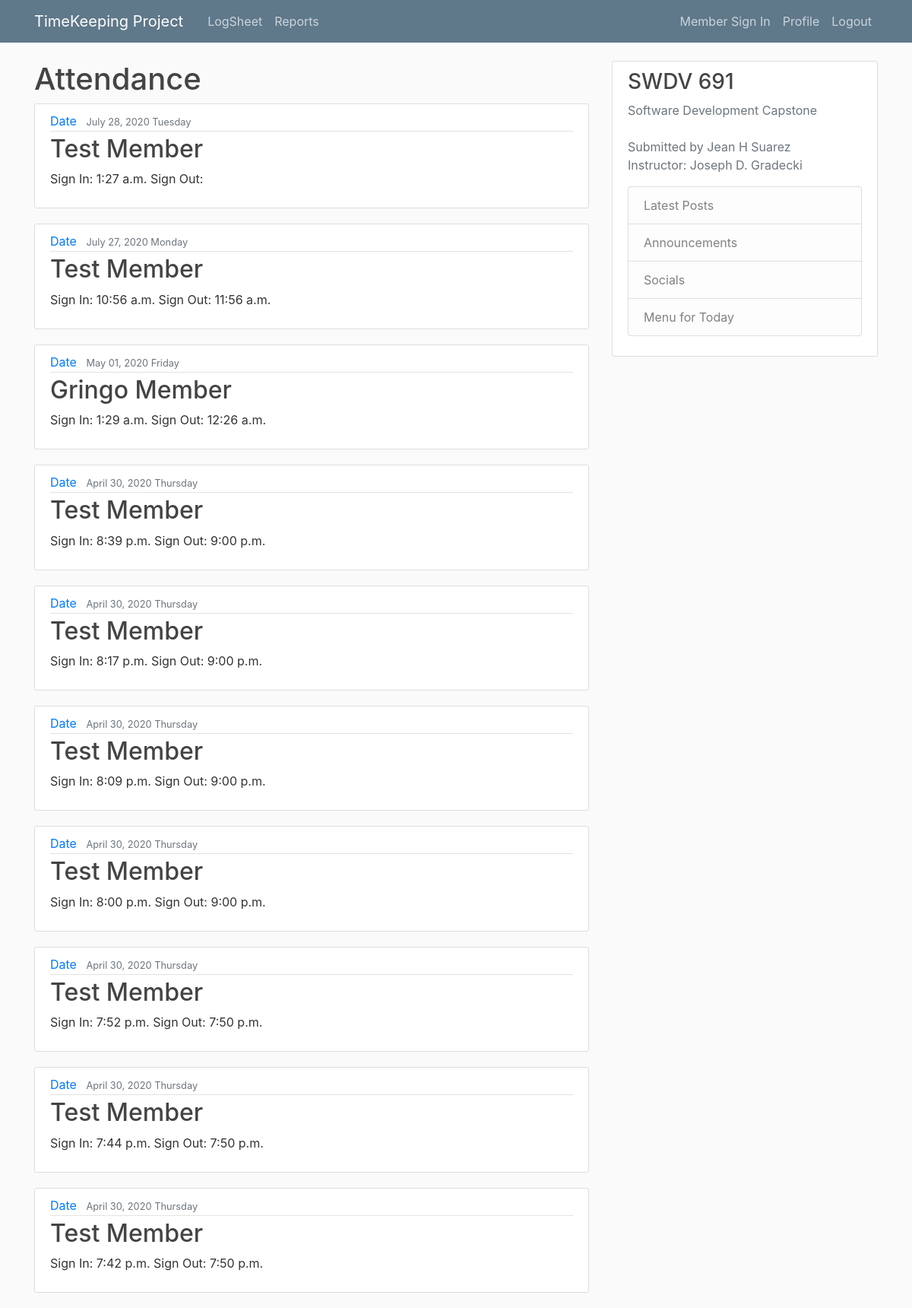
Screenshot of /logsheet/ (signed in) with the database file from the repository.
### logsheet/models.py (models this page shows, shortened)
class LogPost(models.Model):
    member = models.ForeignKey(Member, on_delete=models.CASCADE)
    signIn = models.DateTimeField(default=timezone.now)
    signOut = models.DateTimeField(null=True, blank=True)

### persons/models.py (models this page shows)
class Person(models.Model):
    image = models.ImageField(default='default.jpg', upload_to='profile_pics')
    ssn = models.CharField(max_length=10)
    birthDate = models.DateTimeField(null=True, blank=True)

class Member(Person):
    firstName = models.CharField(max_length=20)
    middleName = models.CharField(max_length=20, null=True, blank=True)
    lastName = models.CharField(max_length=20)
    diagnosis = models.CharField(max_length=100)
    intakeDate = models.DateTimeField(default=timezone.now)
    psychEval = models.TextField(null=True, blank=True)
    notes = models.TextField(null=True, blank=True)
    dischargeDate = models.DateTimeField(null=True, blank=True)
    def __str__(self):
        return f'{self.firstName} Member'

### logsheet/views.py (the view)
# urls.py: path('', PostListView.as_view(), name='logsheet-home'),
class PostListView(ListView):
    model = LogPost
    template_name ='logsheet/home.html' # <app>/<model>_<viewtype>.html
    context_object_name = 'logposts'
    ordering = ['-signIn']
    paginate_by = 10

### logsheet/templates/logsheet/home.html
{% extends "logsheet/base.html" %}
{% block content %}
<h1>Attendance</h1>
	{% for logpost in logposts %}
        <article class="media content-section">
          <div class="media-body">
            <div class="article-metadata">
              <a class="mr-2" href="#">Date</a>
              <small class="text-muted">{{logpost.signIn|date:"F d, Y l" }}</small>
            </div>
            <h2><a class="article-title" href="#">{{ logpost.member }}</a></h2>
            <p class="article-content">Sign In: {{ logpost.signIn|date:"g:i a" }} Sign Out: {{ logpost.signOut|date:"g:i a" }}</p>
          </div>
        </article>
    {% endfor %}
{% endblock %}

### logsheet/static/logsheet/main.css (style rules this page uses)
body { background: #fafafa; color: #333333; margin-top: 5rem; }
h1, h2, h3, h4, h5, h6 { color: #444444; }
.content-section { background: #ffffff; padding: 10px 20px; border: 1px solid #dddddd; border-radius: 3px; margin-bottom: 20px; }
.article-title { color: #444444; }
.article-content { white-space: pre-line; }
.article-metadata { padding-bottom: 1px; margin-bottom: 4px; border-bottom: 1px solid #e3e3e3 }

### rows the page displays
LogPost: signIn "July 28, 2020 Tuesday", member "Test Member", signIn "1:27 a.m."
LogPost: signIn "July 27, 2020 Monday", member "Test Member", signIn "10:56 a.m.", signOut "11:56 a.m."
LogPost: signIn "May 01, 2020 Friday", member "Gringo Member", signIn "1:29 a.m.", signOut "12:26 a.m."
LogPost: signIn "April 30, 2020 Thursday", member "Test Member", signIn "8:39 p.m.", signOut "9:00 p.m."
LogPost: signIn "April 30, 2020 Thursday", member "Test Member", signIn "8:17 p.m.", signOut "9:00 p.m."
LogPost: signIn "April 30, 2020 Thursday", member "Test Member", signIn "8:09 p.m.", signOut "9:00 p.m."
LogPost: signIn "April 30, 2020 Thursday", member "Test Member", signIn "8:00 p.m.", signOut "9:00 p.m."
LogPost: signIn "April 30, 2020 Thursday", member "Test Member", signIn "7:52 p.m.", signOut "7:50 p.m."
LogPost: signIn "April 30, 2020 Thursday", member "Test Member", signIn "7:44 p.m.", signOut "7:50 p.m."
LogPost: signIn "April 30, 2020 Thursday", member "Test Member", signIn "7:42 p.m.", signOut "7:50 p.m."
